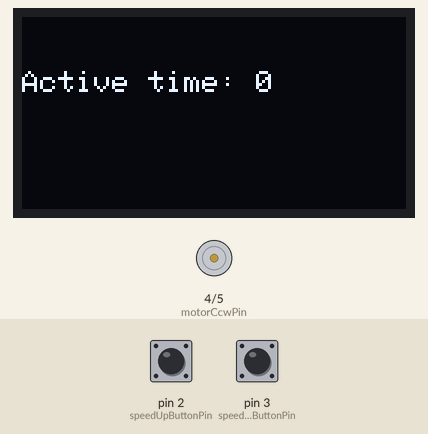
Recording of a sketch running on a simulated Arduino Uno, built with avr-gcc and run on an emulated ATmega328P. On the bench: 128×64 one-colour display, motor-driver pin pairs drawn as motors (green arrow = first pin HIGH = forward, orange = second pin HIGH = backward, longer = more drive, scaled by the enable pin). The test bench sets the inputs (shaded band); at power-on: pin 2 (speedUpButtonPin) HIGH, pin 3 (speedDownButtonPin) HIGH.

Above: at 4.16 s.
5.3 s: pin 2 (speedUpButtonPin) pulled LOW for 3.2 s
At 8.1 s:
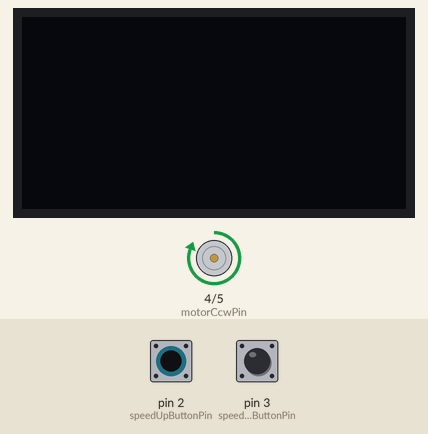
10.0 s: pin 3 (speedDownButtonPin) pulled LOW for 3.2 s
At 11.9 s:
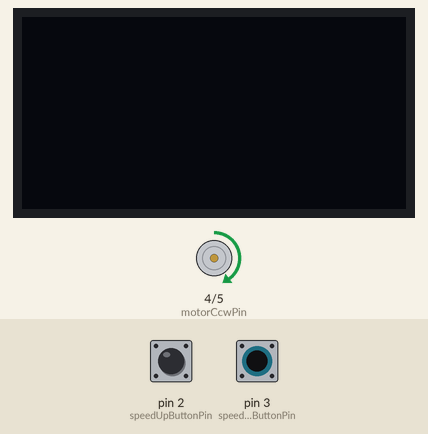
14.7 s: pin 2 (speedUpButtonPin) pulled LOW for 0.15 s
At 15.9 s:
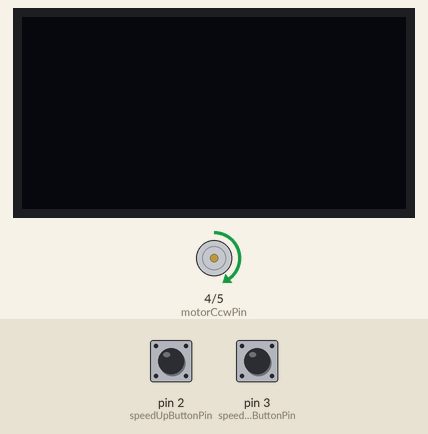
16.3 s: pin 2 (speedUpButtonPin) pulled LOW for 1 s
At 17.1 s:
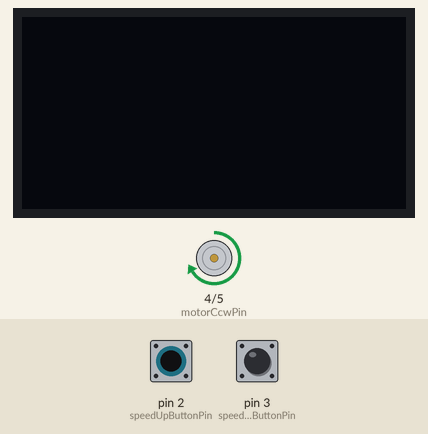
Timing chart, 0 to 19.3 s (numbered marks = the images above; inputs shaded):
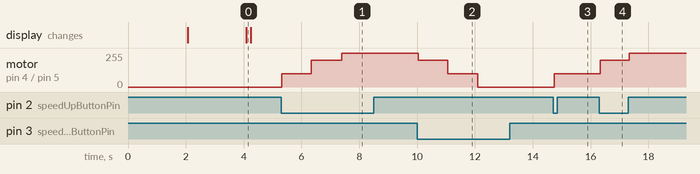

The sketch:

Part1.ino
```cpp
#include<avr/wdt.h>
#include <Wire.h>
#include <Adafruit_GFX.h>
#include <Adafruit_SSD1306.h>

volatile byte motorState = 0;

int motorCcwPin = 4;
int motorCwPin = 5;
int motorEnablePin = 6;

int speedUpButtonPin = 2;
int speedDownButtonPin = 3;

//////////////////// OLED Setup from tutorial ///////////////////////
// https://arduinogetstarted.com/tutorials/arduino-oled

#define SCREEN_WIDTH 128 // OLED display width,  in pixels
#define SCREEN_HEIGHT 64 // OLED display height, in pixels

// declare an SSD1306 display object connected to I2C
Adafruit_SSD1306 oled(SCREEN_WIDTH, SCREEN_HEIGHT, &Wire, -1);

void setupOled()
{
    // initialize OLED display with address 0x3C for 128x64
    if (!oled.begin(SSD1306_SWITCHCAPVCC, 0x3C))
    {
        Serial.println(F("SSD1306 allocation failed"));

        // Enable the watchdog timer so the microcontroller resets after 2 seconds
        wdt_enable(WDTO_2S);
        while (true) {
            // Since the conenction failed,
            // wait for the watchdog timer to restart the microcontroller
        }
    }

    delay(2000);         // wait for initializing
    oled.clearDisplay(); // clear display

    oled.setTextSize(1);          // text size
    oled.setTextColor(WHITE);     // text color
    oled.setCursor(0, 10);        // position to display
    oled.println("Starting ..."); // text to display
    oled.display();               // show on OLED
    delay(2000);
}

void printToDisplay(String message)
{
    oled.clearDisplay();
    oled.println(message);
    oled.display();
}

void printMotorSpeed()
{
    String message = "Motor speed: " + String(motorState);
    printToDisplay(message);
}

void writeMotorSpeed(int speed)
{
    // Set the direction
    digitalWrite(motorCwPin, LOW);
    digitalWrite(motorCcwPin, HIGH);

    // Set the speed
    analogWrite(motorEnablePin, speed);
}

void updateMotorSpeed()
{
    switch (motorState)
    {
    // Stopped
    case 0:
        writeMotorSpeed(0);
        break;
    // Slow
    case 1:
        writeMotorSpeed(100);
        break;
    // Medium
    case 2:
        writeMotorSpeed(200);
        break;
    // Fast
    case 3:
        writeMotorSpeed(255);
        break;
    }
}

void increaseMotorState()
{
    if (motorState < 3)
    {
        motorState += 1;
    }
}

void decreaseMotorState()
{
    if (motorState > 0)
    {
        motorState -= 1;
    }
}

void onSpeedUpButtonPressed()
{
    increaseMotorState();
}

void onSpeedDownButtonPressed()
{
    decreaseMotorState();
}

///////////////////////////////////////////////////////
///////////////////// Extra Logic /////////////////////
///////////////////////////////////////////////////////

bool speedUpButtonState = false;
bool speedDownButtonState = false;

unsigned long buttonHoldStartTime = 0;

void updateButtonStates()
{
    // Since buttons are on a pulldown circuit, we need to invert the inputs
    speedUpButtonState = !digitalRead(speedUpButtonPin);
    speedDownButtonState = !digitalRead(speedDownButtonPin);
}

void updateButtonHolds()
{
    if (!speedUpButtonState && !speedDownButtonState)
    {
        buttonHoldStartTime = millis();
    }

    unsigned long holdTime = millis() - buttonHoldStartTime;

    if (holdTime > 1000)
    {

        if (speedUpButtonState)
        {
            increaseMotorState();
        }

        if (speedDownButtonState)
        {
            decreaseMotorState();
        }

        buttonHoldStartTime = millis();
    }
}

///////////////////////////////////////////////////////

unsigned long activeTime = 0;
unsigned long activeTimeStartTime = 0;

void printActiveTime()
{

    String message = "Active time: " + String(activeTime);
    printToDisplay(message);
}

void updateActiveTime()
{
    if (motorState == 0)
    {
        activeTimeStartTime = millis();
    }

    activeTime = millis() - activeTimeStartTime;
}

///////////////////////////////////////////////////////

int oledSequenceStep = 0;
unsigned long oledSequenceStartTime = 0;

void updateOledTimer()
{
    unsigned long sequenceStepTime = millis() - oledSequenceStartTime;

    if (sequenceStepTime > 1000)
    {
        oledSequenceStep += 1;
        oledSequenceStartTime = millis();
    }
}

void updateOledScreen()
{

    switch (oledSequenceStep)
    {
    case 0:
        printMotorSpeed();
        break;
    case 1:
        printActiveTime();
        break;
    default:
        oledSequenceStep = 0;
        break;
    }
}

///////////////////////////////////////////////////////
///////////////////////////////////////////////////////
///////////////////////////////////////////////////////

void setup()
{
    Serial.begin(9600);

    setupOled();

    pinMode(motorCcwPin, OUTPUT);
    pinMode(motorCwPin, OUTPUT);
    pinMode(motorEnablePin, OUTPUT);

    pinMode(speedUpButtonPin, INPUT);
    pinMode(speedDownButtonPin, INPUT);

    attachInterrupt(digitalPinToInterrupt(speedUpButtonPin), onSpeedUpButtonPressed, FALLING);
    attachInterrupt(digitalPinToInterrupt(speedDownButtonPin), onSpeedDownButtonPressed, FALLING);
}

void loop()
{
    updateButtonStates();
    updateMotorSpeed();
    updateButtonHolds();
    updateActiveTime();
    updateOledTimer();
    updateOledScreen();

    printMotorSpeed();
}
```

Measured:
- after the input at 5.3 s, motor on pin 4 (motorCcwPin) / pin 5 (motorCwPin): stopped → forward 100/255 at once, → forward 200/255 1.0 s later, → forward 255/255 1.0 s later
- after the input at 10.0 s, motor on pin 4 (motorCcwPin) / pin 5 (motorCwPin): forward 255/255 → forward 200/255 at once, → forward 100/255 1.0 s later, → stopped 1.0 s later
- after the input at 14.7 s, motor on pin 4 (motorCcwPin) / pin 5 (motorCwPin): stopped → forward 100/255 after 0.05 s
- after the input at 16.3 s, motor on pin 4 (motorCcwPin) / pin 5 (motorCwPin): forward 100/255 → forward 200/255 at once, → forward 255/255 1.0 s later
